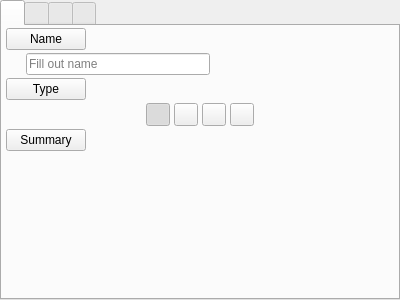
<?xml version="1.0" encoding="UTF-8"?>
<ui version="4.0">
 <class>WorldBuildingItemEditor</class>
 <widget class="QTabWidget" name="WorldBuildingItemEditor">
  <property name="geometry">
   <rect>
    <x>0</x>
    <y>0</y>
    <width>400</width>
    <height>300</height>
   </rect>
  </property>
  <property name="windowTitle">
   <string>TabWidget</string>
  </property>
  <property name="currentIndex">
   <number>0</number>
  </property>
  <widget class="QWidget" name="tabEntity">
   <attribute name="title">
    <string/>
   </attribute>
   <layout class="QVBoxLayout" name="verticalLayout_4">
    <property name="spacing">
     <number>3</number>
    </property>
    <property name="leftMargin">
     <number>4</number>
    </property>
    <property name="topMargin">
     <number>2</number>
    </property>
    <property name="rightMargin">
     <number>4</number>
    </property>
    <property name="bottomMargin">
     <number>2</number>
    </property>
    <item>
     <widget class="IconText" name="iconText_2">
      <property name="sizePolicy">
       <sizepolicy hsizetype="Maximum" vsizetype="Fixed">
        <horstretch>0</horstretch>
        <verstretch>0</verstretch>
       </sizepolicy>
      </property>
      <property name="text">
       <string>Name</string>
      </property>
      <property name="iconName" stdset="0">
       <string>mdi.label</string>
      </property>
     </widget>
    </item>
    <item>
     <widget class="QWidget" name="widget_2" native="true">
      <layout class="QHBoxLayout" name="horizontalLayout_3">
       <property name="spacing">
        <number>0</number>
       </property>
       <property name="leftMargin">
        <number>20</number>
       </property>
       <property name="topMargin">
        <number>0</number>
       </property>
       <property name="rightMargin">
        <number>0</number>
       </property>
       <property name="bottomMargin">
        <number>0</number>
       </property>
       <item>
        <widget class="QLineEdit" name="lineName">
         <property name="maximumSize">
          <size>
           <width>300</width>
           <height>16777215</height>
          </size>
         </property>
         <property name="placeholderText">
          <string>Fill out name</string>
         </property>
        </widget>
       </item>
       <item>
        <spacer name="horizontalSpacer_2">
         <property name="orientation">
          <enum>Qt::Horizontal</enum>
         </property>
         <property name="sizeHint" stdset="0">
          <size>
           <width>40</width>
           <height>20</height>
          </size>
         </property>
        </spacer>
       </item>
      </layout>
     </widget>
    </item>
    <item>
     <widget class="IconText" name="iconText_3">
      <property name="sizePolicy">
       <sizepolicy hsizetype="Maximum" vsizetype="Fixed">
        <horstretch>0</horstretch>
        <verstretch>0</verstretch>
       </sizepolicy>
      </property>
      <property name="text">
       <string>Type</string>
      </property>
      <property name="iconName" stdset="0">
       <string>mdi.globe-model</string>
      </property>
     </widget>
    </item>
    <item>
     <widget class="QWidget" name="widget" native="true">
      <layout class="QHBoxLayout" name="horizontalLayout">
       <property name="spacing">
        <number>4</number>
       </property>
       <property name="leftMargin">
        <number>0</number>
       </property>
       <property name="topMargin">
        <number>0</number>
       </property>
       <property name="rightMargin">
        <number>0</number>
       </property>
       <property name="bottomMargin">
        <number>0</number>
       </property>
       <item>
        <spacer name="horizontalSpacer">
         <property name="orientation">
          <enum>Qt::Horizontal</enum>
         </property>
         <property name="sizeHint" stdset="0">
          <size>
           <width>40</width>
           <height>20</height>
          </size>
         </property>
        </spacer>
       </item>
       <item>
        <widget class="QToolButton" name="btnEntity">
         <property name="text">
          <string/>
         </property>
         <property name="checkable">
          <bool>true</bool>
         </property>
         <property name="checked">
          <bool>true</bool>
         </property>
         <attribute name="buttonGroup">
          <string notr="true">btnGroupType</string>
         </attribute>
        </widget>
       </item>
       <item>
        <widget class="QToolButton" name="btnLocation">
         <property name="text">
          <string/>
         </property>
         <property name="checkable">
          <bool>true</bool>
         </property>
         <attribute name="buttonGroup">
          <string notr="true">btnGroupType</string>
         </attribute>
        </widget>
       </item>
       <item>
        <widget class="QToolButton" name="btnGroup">
         <property name="text">
          <string/>
         </property>
         <property name="checkable">
          <bool>true</bool>
         </property>
         <attribute name="buttonGroup">
          <string notr="true">btnGroupType</string>
         </attribute>
        </widget>
       </item>
       <item>
        <widget class="QToolButton" name="btnItem">
         <property name="text">
          <string/>
         </property>
         <property name="checkable">
          <bool>true</bool>
         </property>
         <attribute name="buttonGroup">
          <string notr="true">btnGroupType</string>
         </attribute>
        </widget>
       </item>
       <item>
        <spacer name="horizontalSpacer_3">
         <property name="orientation">
          <enum>Qt::Horizontal</enum>
         </property>
         <property name="sizeHint" stdset="0">
          <size>
           <width>40</width>
           <height>20</height>
          </size>
         </property>
        </spacer>
       </item>
      </layout>
     </widget>
    </item>
    <item>
     <widget class="IconText" name="iconText_4">
      <property name="sizePolicy">
       <sizepolicy hsizetype="Maximum" vsizetype="Fixed">
        <horstretch>0</horstretch>
        <verstretch>0</verstretch>
       </sizepolicy>
      </property>
      <property name="text">
       <string>Summary</string>
      </property>
      <property name="iconName" stdset="0">
       <string>mdi.card-text-outline</string>
      </property>
     </widget>
    </item>
    <item>
     <widget class="QWidget" name="wdgSummaryParent" native="true">
      <layout class="QVBoxLayout" name="verticalLayout_5">
       <property name="spacing">
        <number>2</number>
       </property>
       <property name="leftMargin">
        <number>20</number>
       </property>
       <property name="topMargin">
        <number>0</number>
       </property>
       <property name="rightMargin">
        <number>20</number>
       </property>
       <property name="bottomMargin">
        <number>0</number>
       </property>
      </layout>
     </widget>
    </item>
    <item>
     <spacer name="verticalSpacer_2">
      <property name="orientation">
       <enum>Qt::Vertical</enum>
      </property>
      <property name="sizeHint" stdset="0">
       <size>
        <width>20</width>
        <height>40</height>
       </size>
      </property>
     </spacer>
    </item>
   </layout>
  </widget>
  <widget class="QWidget" name="tabStyle">
   <attribute name="title">
    <string/>
   </attribute>
   <layout class="QVBoxLayout" name="verticalLayout_2">
    <property name="spacing">
     <number>3</number>
    </property>
    <property name="leftMargin">
     <number>4</number>
    </property>
    <property name="topMargin">
     <number>2</number>
    </property>
    <property name="rightMargin">
     <number>4</number>
    </property>
    <property name="bottomMargin">
     <number>2</number>
    </property>
    <item>
     <widget class="IconText" name="iconBackground">
      <property name="sizePolicy">
       <sizepolicy hsizetype="Maximum" vsizetype="Fixed">
        <horstretch>0</horstretch>
        <verstretch>0</verstretch>
       </sizepolicy>
      </property>
      <property name="text">
       <string>Background</string>
      </property>
      <property name="iconName" stdset="0">
       <string>fa5s.paint-brush</string>
      </property>
     </widget>
    </item>
    <item>
     <widget class="QWidget" name="wdgColorsParent" native="true">
      <layout class="QHBoxLayout" name="horizontalLayout_2">
       <property name="spacing">
        <number>2</number>
       </property>
       <property name="leftMargin">
        <number>20</number>
       </property>
       <property name="topMargin">
        <number>2</number>
       </property>
       <property name="rightMargin">
        <number>2</number>
       </property>
       <property name="bottomMargin">
        <number>2</number>
       </property>
      </layout>
     </widget>
    </item>
    <item>
     <spacer name="verticalSpacer">
      <property name="orientation">
       <enum>Qt::Vertical</enum>
      </property>
      <property name="sizeHint" stdset="0">
       <size>
        <width>20</width>
        <height>40</height>
       </size>
      </property>
     </spacer>
    </item>
   </layout>
  </widget>
  <widget class="QWidget" name="tabIcons">
   <attribute name="title">
    <string/>
   </attribute>
   <layout class="QVBoxLayout" name="verticalLayout_3">
    <property name="spacing">
     <number>3</number>
    </property>
    <property name="leftMargin">
     <number>4</number>
    </property>
    <property name="topMargin">
     <number>2</number>
    </property>
    <property name="rightMargin">
     <number>4</number>
    </property>
    <property name="bottomMargin">
     <number>2</number>
    </property>
   </layout>
  </widget>
  <widget class="QWidget" name="tabNotes">
   <attribute name="title">
    <string/>
   </attribute>
   <layout class="QVBoxLayout" name="verticalLayout">
    <property name="spacing">
     <number>3</number>
    </property>
    <property name="leftMargin">
     <number>4</number>
    </property>
    <property name="topMargin">
     <number>2</number>
    </property>
    <property name="rightMargin">
     <number>4</number>
    </property>
    <property name="bottomMargin">
     <number>2</number>
    </property>
   </layout>
  </widget>
 </widget>
 <customwidgets>
  <customwidget>
   <class>IconText</class>
   <extends>QPushButton</extends>
   <header>src.main.python.plotlyst.view.widget.display</header>
  </customwidget>
 </customwidgets>
 <resources/>
 <connections/>
 <buttongroups>
  <buttongroup name="btnGroupType"/>
 </buttongroups>
</ui>
